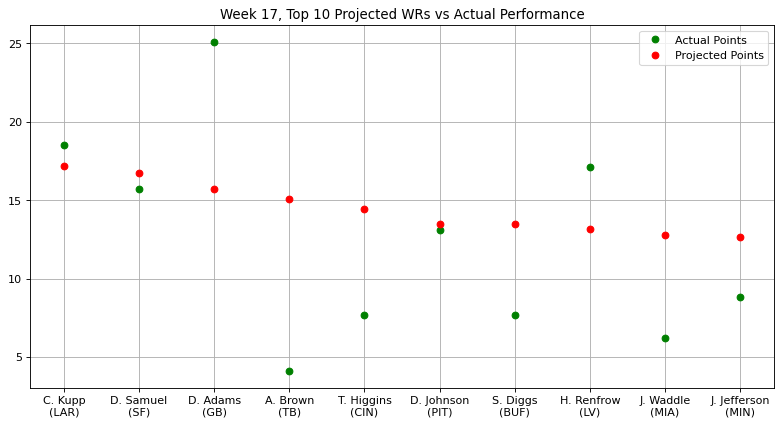

The script that drew this image:
"""
Stats provided by NFL Fantasy
Week 17, Top 10 Projected WRs vs Actual Performance
"""

import matplotlib.pyplot as plt
import numpy as np
from matplotlib.pyplot import figure
figure(figsize=(12, 6), dpi=80)

actual_points = np.array([18.50,15.70,25.10,4.10,7.70,13.10,7.70,17.10,6.20,8.80])
proj_points = np.array([17.17,16.75,15.68,15.07,14.46,13.51,13.48,13.13,12.77,12.66])
players = np.array(["C. Kupp\n(LAR)","D. Samuel\n(SF)","D. Adams\n(GB)","A. Brown\n(TB)",
                    "T. Higgins\n(CIN)","D. Johnson\n(PIT)","S. Diggs\n(BUF)","H. Renfrow\n(LV)",
                    "J. Waddle\n(MIA)","J. Jefferson\n(MIN)"])

plt.plot(players, actual_points, 'o', c = 'g', label = 'Actual Points', ms = 6)
plt.plot(proj_points, 'o', c = 'r', label = 'Projected Points', ms = 6)
plt.title("Week 17, Top 10 Projected WRs vs Actual Performance")
plt.legend()
plt.grid()
plt.show()
